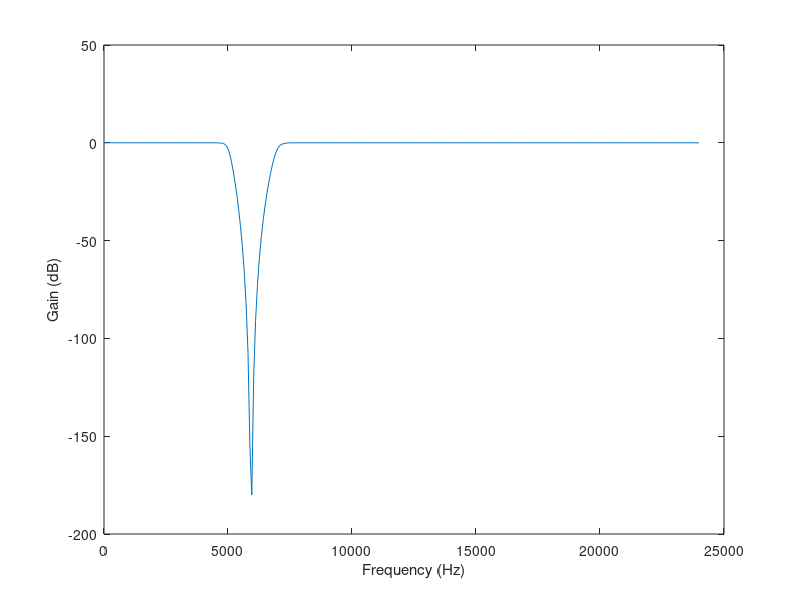
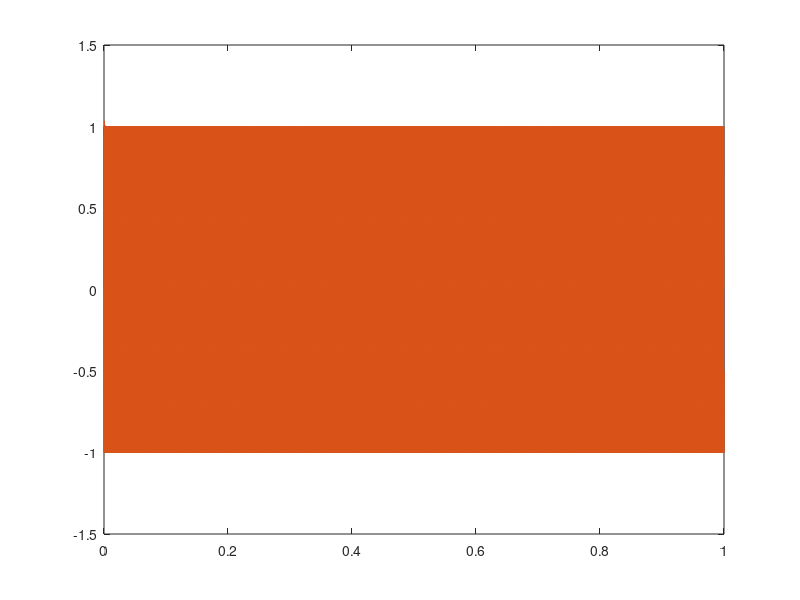

Reproduce these figures in MATLAB, in order.
% filter specifications
fs = 48000; % sampling frequency (Hz)
wp = 5000; % passband frequency
ws = 7000; % stopband frequency
n = 6; % filter order = 2*n = 12
w1 = (2 * wp)/fs;
w2 = (2 * ws)/fs;
wn = [w1, w2];
[b, a] = butter(n, wn, 'stop');

% plot magnitude response
w = 0:0.01:pi;
[h, om] = freqz(b, a, w);
m = 20*log10(abs(h));
figure, plot(om/pi * (fs/2), m);
ylabel('Gain (dB)');
xlabel('Frequency (Hz)');

% create signal and check response
ts = 1/fs;
t = 0:ts:1;
f = 2000;
x = sin(2*pi*f*t);
figure, plot(t, x);
hold on
y = filter(b, a, x);
plot(t, y);

% write data to file
% fileID = fopen('data_2k.txt','w');
% fprintf(fileID, '%f\n', x);
% fclose(fileID);

